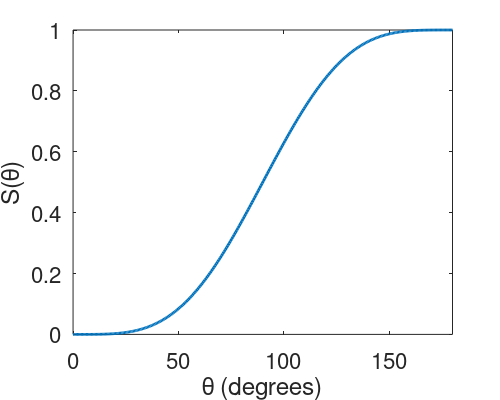

This chart was generated by the following MATLAB code:
clear all
set(0, 'DefaultAxesFontSize', 16);
set(0, 'DefaultLineLineWidth', 2);
xdata=linspace(0,180,300);
ydata=0.25*(2+cosd(xdata)).*(1-cosd(xdata)).^2;
fig = figure('Visible','on',...
'PaperPosition',[0 0 5 4],...
'PaperSize',[5 4]);

plot(xdata,ydata);
xlabel('\theta (degrees)')
ylabel('S(\theta)')
xlim([0 180])
print(gcf,'-depsc2','../316-2_figures/stheta.eps')